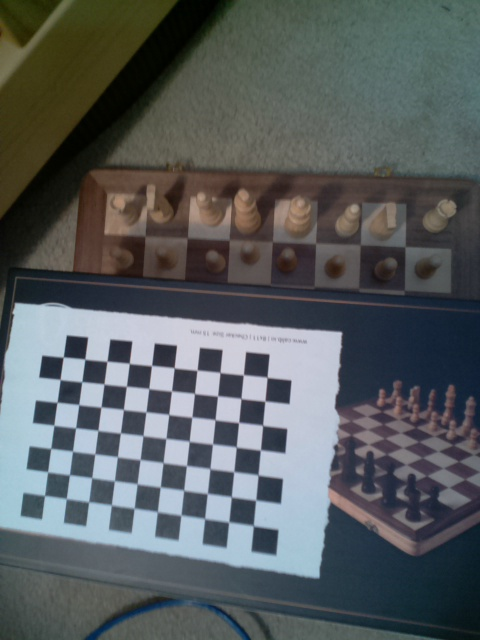
#> input picture Chessboard_detection/TestImages/01_04_2023/3/0.jpg, 480 x 640 px
$ python camera_calibration.py
#> lines starting #> are read from the running program, lines starting #| are printed output that depends on the picture; after the words box and inside, x2 and y2 are one past the last pixel; in counts of white or black regions, pixels touching at a corner belong together; long printed decimals are rounded
import numpy as np
import cv2 as cv
from pathlib import Path
import json

width = 10
height = 7

# termination criteria
criteria = (cv.TERM_CRITERIA_EPS + cv.TERM_CRITERIA_MAX_ITER, 30, 0.001)
# prepare object points, like (0,0,0), (1,0,0), (2,0,0) ....,(6,5,0)
objp = np.zeros((height*width,3), np.float32)
objp[:,:2] = np.mgrid[0:width,0:height].T.reshape(-1,2)
# Arrays to store object points and image points from all the images.
objpoints = [] # 3d point in real world space
imgpoints = [] # 2d points in image plane.

imgPath = Path("Chessboard_detection","TestImages","01_04_2023","3")
images = imgPath.glob("*.jpg")
img = 0
for fname in images:
    img = cv.imread(str(fname.resolve()))
#> img is the input picture: shape (640, 480, 3); mean B, G, R 94.4, 93, 87.6
    gray = cv.cvtColor(img, cv.COLOR_BGR2GRAY)
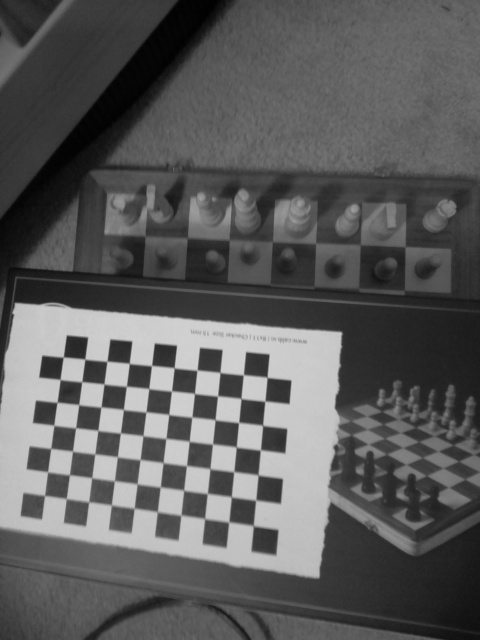
#> gray: shape (640, 480); min 0, max 211, mean 91.6
    # Find the chess board corners
    ret, corners = cv.findChessboardCorners(gray, (width,height), None)
#> ret = True; corners = 70 rows, first 8: [253.5, 525.9], [228.7, 522], [204.6, 518.5], [181, 515.1], [157.3, 511.7], [134, 508.4], [111.4, 504.8], [88.51, 502]
    print(ret)
#| True
    # If found, add object points, image points (after refining them)
    if ret == True:
        objpoints.append(objp)
        corners2 = cv.cornerSubPix(gray,corners, (11,11), (-1,-1), criteria)
#> corners2 = 70 rows, first 8: [253.3, 525.6], [228.7, 521.9], [204.6, 518.6], [180.9, 515.1], [157.3, 511.7], [134.3, 508.2], [111.3, 505], [88.63, 501.7]
        imgpoints.append(corners2)
        # Draw and display the corners
        cv.drawChessboardCorners(img, (width,height), corners2, ret)
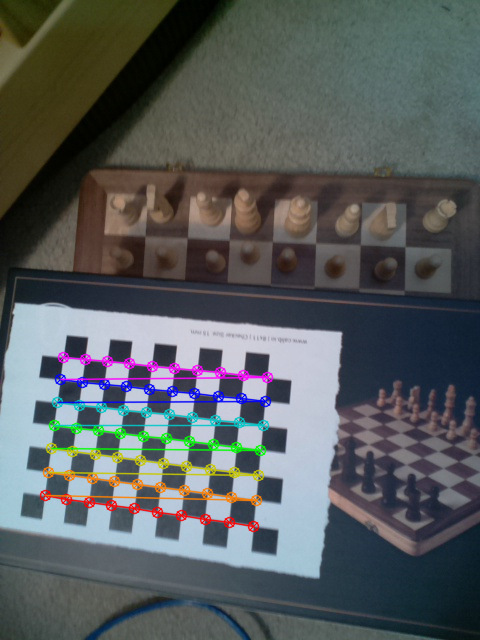
#> img: shape (640, 480, 3); 4.29% of pixels changed, all inside (x1, y1, x2, y2) = (39, 351, 274, 533)
        cv.imshow('img', img)
        cv.waitKey(0)
cv.destroyAllWindows()

ret, mtx, dist, rvecs, tvecs = cv.calibrateCamera(objpoints, imgpoints, gray.shape[::-1], None, None)
#> ret = 0.0926; mtx = [[291, 0, 240.9], [0, 287.6, 330.7], [0, 0, 1]]; dist = [[0.061, -0.0901, 0.00363, -0.00367, 0.0424]]; rvecs = ([-0.135, -0.0825, -3.04],); tvecs = ([0.518, 7.94, 11.95],)

h,  w = img.shape[:2]
#> h = 640; w = 480
newcameramtx, roi = cv.getOptimalNewCameraMatrix(mtx, dist, (w,h), 1, (w,h))
#> newcameramtx = [[293.6, 0, 238.4], [0, 292.3, 333.4], [0, 0, 1]]; roi = (12, 16, 456, 613)

# undistort
dst = cv.undistort(img, mtx, dist, None, newcameramtx)
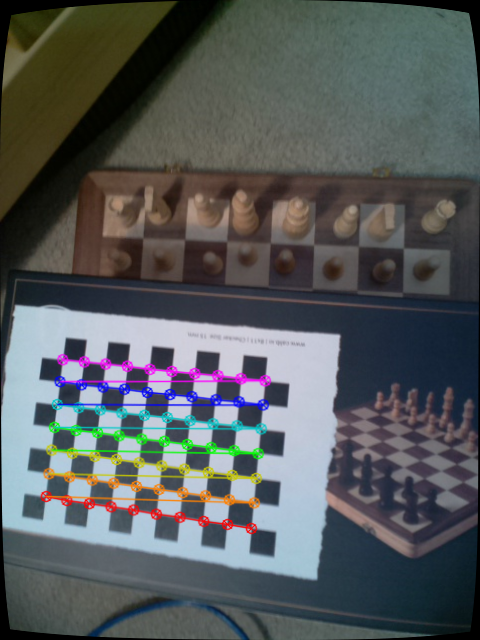
#> dst: shape (640, 480, 3); mean B, G, R 91.6, 90.6, 86.2
# crop the image
x, y, w, h = roi
#> x = 12; y = 16; w = 456; h = 613
dst = dst[y:y+h, x:x+w]
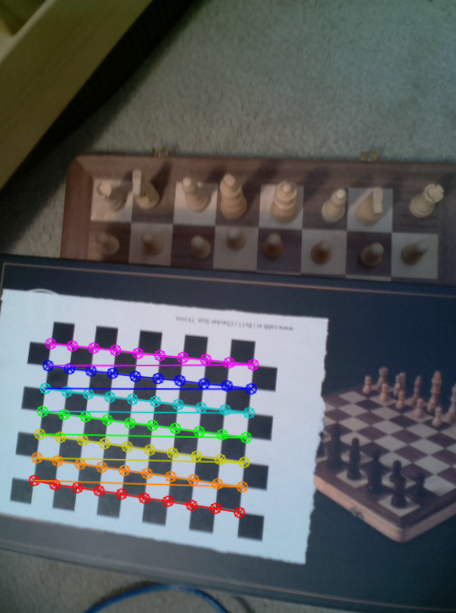
#> dst: shape (613, 456, 3); mean B, G, R 95.1, 93.6, 89.5
cv.imwrite('calibresult.png', dst)

mean_error = 0
for i in range(len(objpoints)):
    imgpoints2, _ = cv.projectPoints(objpoints[i], rvecs[i], tvecs[i], mtx, dist)
    error = cv.norm(imgpoints[i], imgpoints2, cv.NORM_L2)/len(imgpoints2)
    mean_error += error
#> this loop made 1 pass
#> (error, mean_error) on pass 1: (0.0111, 0.0111)
#> after the loop, mean_error = 0.0111
print( "total error: {}".format(mean_error/len(objpoints)) )
#| total error: 0.01106

# write to yaml file
data = np.array([mtx, dist], dtype=object)

with open("cameraProperties.out", "wb") as f:
    np.save(f, data)
